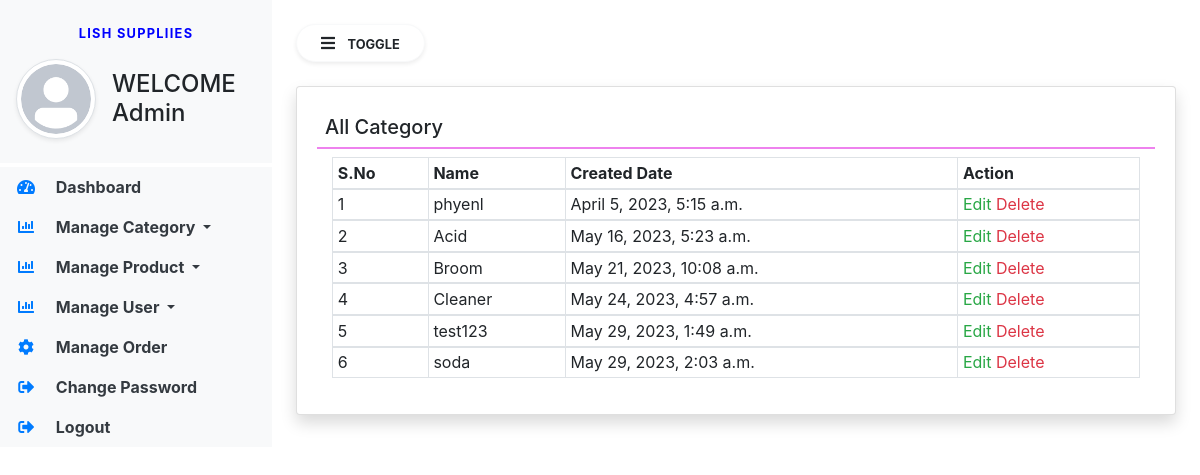
Screenshot of /dashboard/vcat/ (signed in) with the database file from the repository.
### lishapp/models.py (models this page shows, shortened)
class category(models.Model):
    name = models.CharField(max_length=100, unique=True,error_messages={'unique':'Custom unique constraint failed.'})
    created = models.DateTimeField(auto_now_add=True)

### lishapp/views.py (the view)
# urls.py: path("dashboard/vcat/",views.vcat,name="vcat"),
def vcat(request):
    if not request.user.is_staff:
        return redirect('adminlog')
    Category = category.objects.all()
    return render(request,"vcat.html", locals())

### lishapp/templates/vcat.html
{% extends "admin-base.html" %}
{% block main %}
<div class="card shadow">
<div class="card-body">
<h5 class="p-2"style="border-bottom: 2px solid Violet;">All Category  </h5>
<div class="container-fluid">
<table class="table table-bordered table-sm">
<thead>
<tr>
<th>S.No</th>
<th>Name</th>
<th>Created Date</th>
<th>Action</th>
</tr>
</thead>
{% for i in Category %}
<tbody>
<tr>
<td>{{forloop.counter}} </td>
<td>{{i.name}}</td>
<td>{{i.created}}</td>
    <td>
                        <a href="/ecat/{{i.id}}/" class="text-success">Edit</a>
                        <a href="/dcat/{{i.id}}/" class="text-danger"
                           onclick="return confirm('Are You Sure?')">Delete</a></td>
</tr>
{% endfor %}
</tbody>
</table>
</div>
</div>
</div>
{% endblock %}

### rows the page displays
category: name "phyenl", created "April 5, 2023, 5:15 a.m."
category: name "Acid", created "May 16, 2023, 5:23 a.m."
category: name "Broom", created "May 21, 2023, 10:08 a.m."
category: name "Cleaner", created "May 24, 2023, 4:57 a.m."
category: name "test123", created "May 29, 2023, 1:49 a.m."
category: name "soda", created "May 29, 2023, 2:03 a.m."
